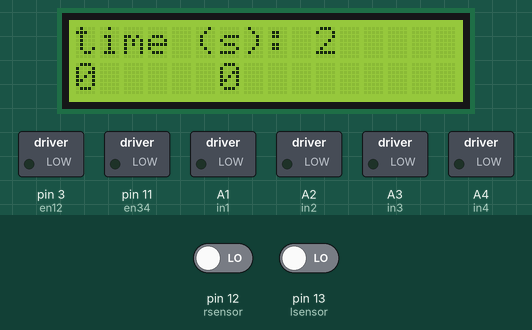
Recording of a sketch running on a simulated Arduino Uno, built with avr-gcc and run on an emulated ATmega328P. Shown: 16×2 character LCD, switched loads named in the sketch (green lamp = pin HIGH). The test bench sets the inputs (shaded band); at power-on: pin 12 (rsensor) LOW, pin 13 (lsensor) LOW.

Above: at 2.2 s.
2.3 s: pin 12 (rsensor) driven HIGH
At 3.8 s:
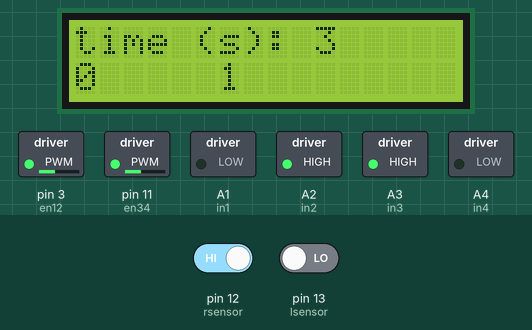
5.3 s: pin 13 (lsensor) driven HIGH
At 6.5 s:
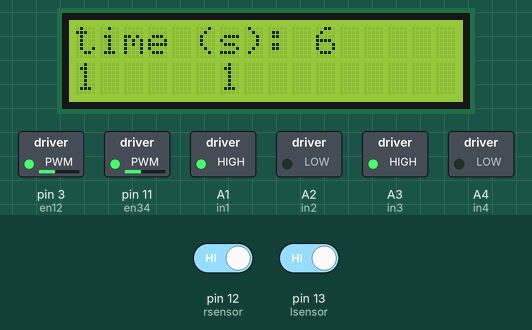
8.3 s: pin 12 (rsensor) driven LOW
At 9.8 s:
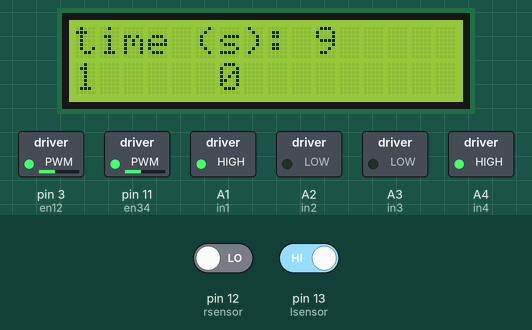
11.3 s: pin 13 (lsensor) driven LOW
At 12.8 s:
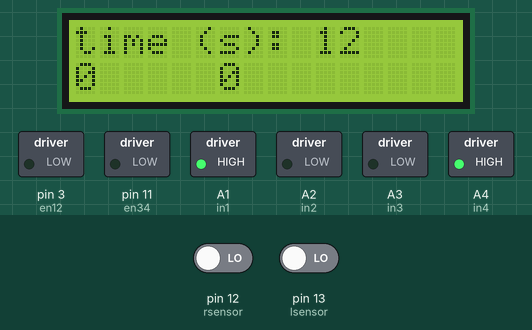
14.3 s: pin 12 (rsensor) driven HIGH
At 15.7 s:
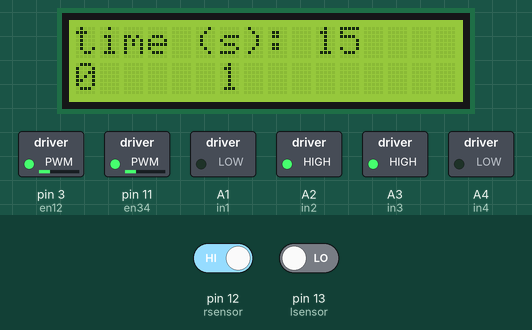
16.5 s: pin 12 (rsensor) driven LOW
At 17.8 s:
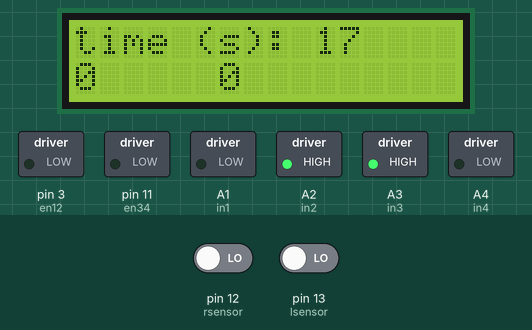
Timing chart, 0 to 19.5 s (numbered marks = the images above; inputs shaded):
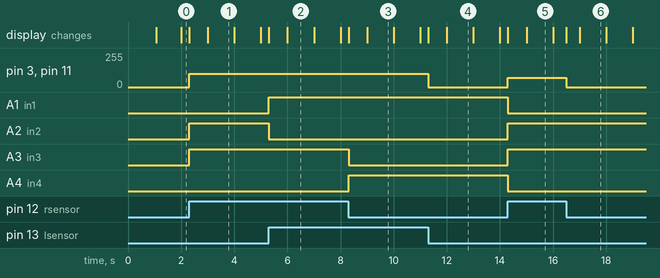

Measured:
- after the input at 2.3 s, pin 3 (en12), pin 11 (en34): 0/255 → 100/255 at once; A2 (in2), A3 (in3): LOW → HIGH at once
- after the input at 5.3 s, A1 (in1): LOW → HIGH at once; A2 (in2): HIGH → LOW at once
- after the input at 8.3 s, A3 (in3): HIGH → LOW at once; A4 (in4): LOW → HIGH at once
- after the input at 11.3 s, pin 3 (en12), pin 11 (en34): 100/255 → 0/255 at once
- after the input at 14.3 s, pin 3 (en12), pin 11 (en34): 0/255 → 70/255 at once; A1 (in1), A4 (in4): HIGH → LOW at once; A2 (in2), A3 (in3): LOW → HIGH at once
- after the input at 16.5 s, pin 3 (en12), pin 11 (en34): 70/255 → 0/255 at once
- what the display in image 1 shows lasts 1.0 s, from 3.0 s to 4.0 s

The sketch:

line_following_concept.ino
```cpp
#include <LiquidCrystal.h>

//lcd variables
const int rs = 8;
const int en = 9;
const int d4 = 4;
const int d5 = 5;
const int d6 = 6;
const int d7 = 7;
LiquidCrystal lcd(rs,en,d4,d5,d6,d7);

//motor variables
//motor A
int en34 = 11;
int in4 = A4;
int in3 = A3;

//motor B
int en12 = 3;
int in1 = A1;
int in2 = A2;

//left sensor
int lsensor=13;
int ldetect;

//right sensor
int rsensor=12;
int rdetect;

//to store time
int timing;

void setup()
{
  lcd.clear();
  //LCD (colomns, rows)
  lcd.begin(16,2);
  lcd.print("time (s): ");

  //motor pinmode
  pinMode(en12, OUTPUT);
  pinMode(in1, OUTPUT);
  pinMode(in2, OUTPUT);

  pinMode(en34, OUTPUT);
  pinMode(in3, OUTPUT);
  pinMode(in4, OUTPUT);

  //sensor
  pinMode(lsensor,INPUT);
  pinMode(rsensor,INPUT);
  //initial state of motor
  digitalWrite(in3,LOW);
  digitalWrite(in4,LOW);
  digitalWrite(in1,LOW);
  digitalWrite(in2,LOW);

  Serial.begin(9600);

  delay(1000);

}

void loop()
{
  timing=millis()/1000;
  lcd.setCursor(10,0);
  lcd.print(timing);

  //IR sensor
  ldetect=digitalRead(lsensor);
  rdetect=digitalRead(rsensor);

  lcd.setCursor(0,1);
  lcd.println(ldetect);

  lcd.setCursor(6,1);
  lcd.println(rdetect);

  if(rdetect==1 && ldetect==1){
    forward(timing);
  }
  else if(rdetect==0 && ldetect==1){
    right(timing);
  }
  else if(rdetect==1 && ldetect==0){
    left(timing);
  }
  else if(rdetect==0 && ldetect==0){
    Stop();
  }
}


void forward(int timing){
    analogWrite(en12,100);
    analogWrite(en34,100);

    digitalWrite(in1,HIGH);
    digitalWrite(in2,LOW);
    digitalWrite(in3,HIGH);
    digitalWrite(in4,LOW);
}

void right(int timing){
  if(timing>12){
    analogWrite(en12,70);
    analogWrite(en34,70);

    digitalWrite(in1,HIGH);
    digitalWrite(in2,LOW);
    digitalWrite(in3,LOW);
    digitalWrite(in4,HIGH);
  }

  else{

    analogWrite(en12,100);
    analogWrite(en34,100);

    digitalWrite(in1,HIGH);
    digitalWrite(in2,LOW);
    digitalWrite(in3,LOW);
    digitalWrite(in4,HIGH);
  }
}
void left(int timing){
  if(timing>12){
    analogWrite(en12,70);
    analogWrite(en34,70);

    digitalWrite(in1,LOW);
    digitalWrite(in2,HIGH);
    digitalWrite(in3,HIGH);
    digitalWrite(in4,LOW);
  }

  else{
    analogWrite(en12,100);
    analogWrite(en34,100);

    digitalWrite(in1,LOW);
    digitalWrite(in2,HIGH);
    digitalWrite(in3,HIGH);
    digitalWrite(in4,LOW);
  }
}

void Stop(){
  analogWrite(en12,0);
  analogWrite(en34,0);
}
```
